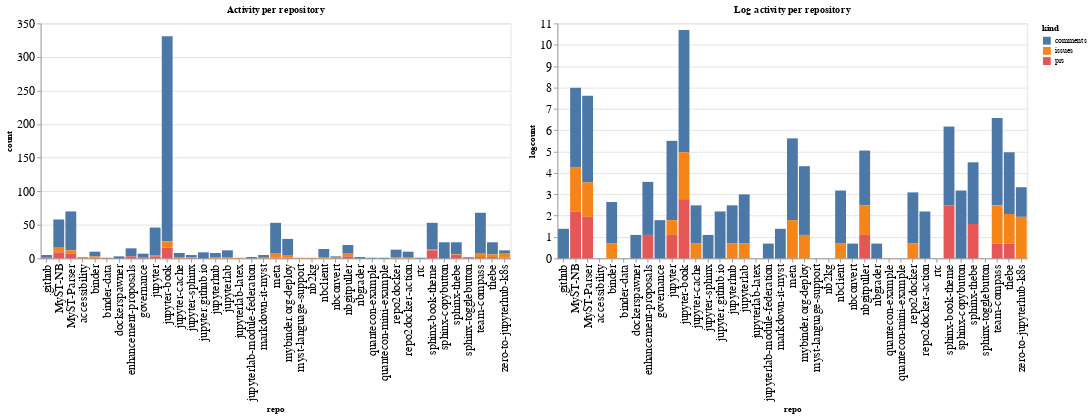

The notebook cell saved with this chart:
### Code cell
ch1 = alt.Chart(repo_summaries, width=600, title="Activity per repository").mark_bar().encode(
    x='repo',
    y='count',
    color='kind',
    tooltip="kind"
)

ch2 = alt.Chart(repo_summaries, width=600, title="Log activity per repository").mark_bar().encode(
    x='repo',
    y='logcount',
    color='kind',
    tooltip="kind"
)

ch1 | ch2

### Figure 1 — Vega-Lite specification as saved in the notebook (floating-point values rounded to 4 significant figures)
{"config": {"axisLeft": {"labelFontSize": 15}, "axisBottom": {"labelFontSize": 15}}, "hconcat": [{"mark": "bar", "encoding": {"color": {"type": "nominal", "field": "kind"}, "tooltip": {"type": "nominal", "field": "kind"}, "x": {"type": "nominal", "field": "repo"}, "y": {"type": "quantitative", "field": "count"}}, "title": "Activity per repository", "width": 600}, {"mark": "bar", "encoding": {"color": {"type": "nominal", "field": "kind"}, "tooltip": {"type": "nominal", "field": "kind"}, "x": {"type": "nominal", "field": "repo"}, "y": {"type": "quantitative", "field": "logcount"}}, "title": "Log activity per repository", "width": 600}], "data": {"name": "data-ece81ac5d37a5532aadfeba9f2293d2f"}, "$schema": "https://vega.github.io/schema/vega-lite/v4.8.1.json", "datasets": {"data-ece81ac5d37a5532aadfeba9f2293d2f": [{"repo": ".github", "kind": "comments", "count": 4, "logcount": 1.386}, {"repo": ".github", "kind": "prs", "count": 1, "logcount": 0.0}, {"repo": "MyST-NB", "kind": "comments", "count": 41, "logcount": 3.714}, {"repo": "MyST-NB", "kind": "issues", "count": 8, "logcount": 2.079}, {"repo": "MyST-NB", "kind": "prs", "count": 9, "logcount": 2.197}, {"repo": "MyST-Parser", "kind": "comments", "count": 58, "logcount": 4.06}, {"repo": "MyST-Parser", "kind": "issues", "count": 5, "logcount": 1.609}, {"repo": "MyST-Parser", "kind": "prs", "count": 7, "logcount": 1.946}, {"repo": "accessibility", "kind": "comments", "count": 1, "logcount": 0.0}, {"repo": "accessibility", "kind": "issues", "count": 1, "logcount": 0.0}, {"repo": "binder", "kind": "comments", "count": 7, "logcount": 1.946}, {"repo": "binder", "kind": "issues", "count": 2, "logcount": 0.6931}, {"repo": "binder", "kind": "prs", "count": 1, "logcount": 0.0}, {"repo": "binder-data", "kind": "prs", "count": 1, "logcount": 0.0}, {"repo": "dockerspawner", "kind": "comments", "count": 3, "logcount": 1.099}, {"repo": "enhancement-proposals", "kind": "comments", "count": 12, "logcount": 2.485}, {"repo": "enhancement-proposals", "kind": "prs", "count": 3, "logcount": 1.099}, {"repo": "governance", "kind": "comments", "count": 6, "logcount": 1.792}, {"repo": "governance", "kind": "prs", "count": 1, "logcount": 0.0}, {"repo": "jupyter", "kind": "comments", "count": 41, "logcount": 3.714}, {"repo": "jupyter", "kind": "issues", "count": 2, "logcount": 0.6931}, {"repo": "jupyter", "kind": "prs", "count": 3, "logcount": 1.099}, {"repo": "jupyter-book", "kind": "comments", "count": 306, "logcount": 5.724}, {"repo": "jupyter-book", "kind": "issues", "count": 9, "logcount": 2.197}, {"repo": "jupyter-book", "kind": "prs", "count": 16, "logcount": 2.773}, {"repo": "jupyter-cache", "kind": "comments", "count": 6, "logcount": 1.792}, {"repo": "jupyter-cache", "kind": "issues", "count": 2, "logcount": 0.6931}, {"repo": "jupyter-sphinx", "kind": "comments", "count": 3, "logcount": 1.099}, {"repo": "jupyter-sphinx", "kind": "issues", "count": 1, "logcount": 0.0}, {"repo": "jupyter-sphinx", "kind": "prs", "count": 1, "logcount": 0.0}, {"repo": "jupyter.github.io", "kind": "comments", "count": 9, "logcount": 2.197}, {"repo": "jupyterhub", "kind": "comments", "count": 6, "logcount": 1.792}, {"repo": "jupyterhub", "kind": "issues", "count": 2, "logcount": 0.6931}, {"repo": "jupyterlab", "kind": "comments", "count": 10, "logcount": 2.303}, {"repo": "jupyterlab", "kind": "issues", "count": 2, "logcount": 0.6931}, {"repo": "jupyterlab-latex", "kind": "issues", "count": 1, "logcount": 0.0}, {"repo": "jupyterlab-module-federation", "kind": "comments", "count": 2, "logcount": 0.6931}, {"repo": "markdown-it-myst", "kind": "comments", "count": 4, "logcount": 1.386}, {"repo": "markdown-it-myst", "kind": "issues", "count": 1, "logcount": 0.0}, {"repo": "meta", "kind": "comments", "count": 46, "logcount": 3.829}, {"repo": "meta", "kind": "issues", "count": 6, "logcount": 1.792}, {"repo": "meta", "kind": "prs", "count": 1, "logcount": 0.0}, {"repo": "mybinder.org-deploy", "kind": "comments", "count": 25, "logcount": 3.219}, {"repo": "mybinder.org-deploy", "kind": "issues", "count": 3, "logcount": 1.099}, {"repo": "mybinder.org-deploy", "kind": "prs", "count": 1, "logcount": 0.0}, {"repo": "myst-language-support", "kind": "issues", "count": 1, "logcount": 0.0}, {"repo": "nb2kg", "kind": "issues", "count": 1, "logcount": 0.0}, {"repo": "nbclient", "kind": "comments", "count": 12, "logcount": 2.485}, {"repo": "nbclient", "kind": "issues", "count": 2, "logcount": 0.6931}, {"repo": "nbconvert", "kind": "comments", "count": 2, "logcount": 0.6931}, {"repo": "nbconvert", "kind": "issues", "count": 1, "logcount": 0.0}, {"repo": "nbgitpuller", "kind": "comments", "count": 13, "logcount": 2.565}, {"repo": "nbgitpuller", "kind": "issues", "count": 4, "logcount": 1.386}, {"repo": "nbgitpuller", "kind": "prs", "count": 3, "logcount": 1.099}, {"repo": "nbgrader", "kind": "comments", "count": 2, "logcount": 0.6931}, {"repo": "quantecon-example", "kind": "comments", "count": 1, "logcount": 0.0}, {"repo": "quantecon-mini-example", "kind": "comments", "count": 1, "logcount": 0.0}, {"repo": "repo2docker", "kind": "comments", "count": 11, "logcount": 2.398}, {"repo": "repo2docker", "kind": "issues", "count": 2, "logcount": 0.6931}, {"repo": "repo2docker-action", "kind": "comments", "count": 9, "logcount": 2.197}, {"repo": "repo2docker-action", "kind": "issues", "count": 1, "logcount": 0.0}, {"repo": "rtc", "kind": "comments", "count": 1, "logcount": 0.0}, {"repo": "sphinx-book-theme", "kind": "comments", "count": 40, "logcount": 3.689}, {"repo": "sphinx-book-theme", "kind": "issues", "count": 1, "logcount": 0.0}, {"repo": "sphinx-book-theme", "kind": "prs", "count": 12, "logcount": 2.485}, {"repo": "sphinx-copybutton", "kind": "comments", "count": 24, "logcount": 3.178}, {"repo": "sphinx-thebe", "kind": "comments", "count": 18, "logcount": 2.89}, {"repo": "sphinx-thebe", "kind": "issues", "count": 1, "logcount": 0.0}, {"repo": "sphinx-thebe", "kind": "prs", "count": 5, "logcount": 1.609}, {"repo": "sphinx-togglebutton", "kind": "comments", "count": 1, "logcount": 0.0}, {"repo": "sphinx-togglebutton", "kind": "prs", "count": 1, "logcount": 0.0}, {"repo": "team-compass", "kind": "comments", "count": 60, "logcount": 4.094}, {"repo": "team-compass", "kind": "issues", "count": 6, "logcount": 1.792}, {"repo": "team-compass", "kind": "prs", "count": 2, "logcount": 0.6931}, {"repo": "thebe", "kind": "comments", "count": 18, "logcount": 2.89}, {"repo": "thebe", "kind": "issues", "count": 4, "logcount": 1.386}, {"repo": "thebe", "kind": "prs", "count": 2, "logcount": 0.6931}, {"repo": "zero-to-jupyterhub-k8s", "kind": "comments", "count": 4, "logcount": 1.386}, {"repo": "zero-to-jupyterhub-k8s", "kind": "issues", "count": 7, "logcount": 1.946}, {"repo": "zero-to-jupyterhub-k8s", "kind": "prs", "count": 1, "logcount": 0.0}]}}
